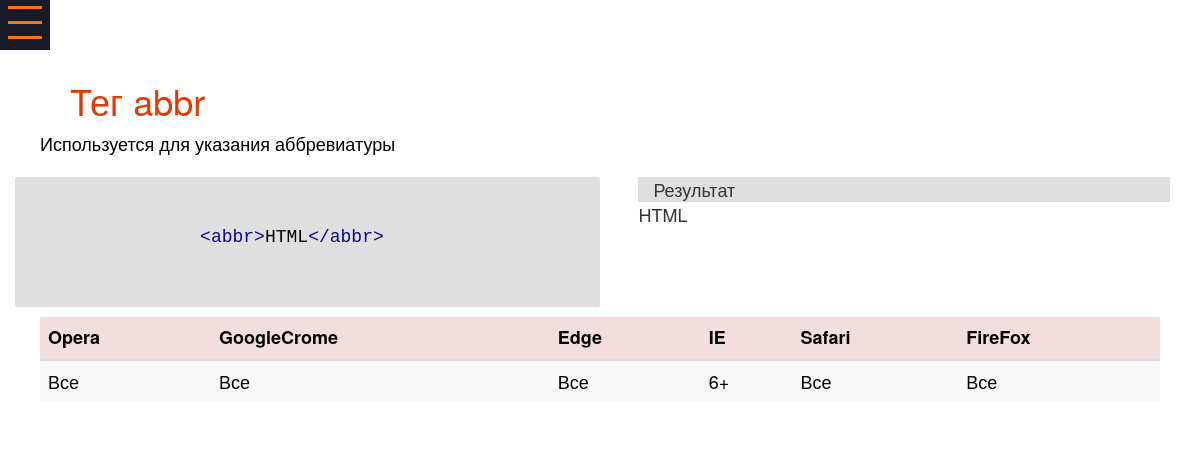
The app's page /post/4/ with its own data.
### Languages/models.py (models this page shows, shortened)
class Post(models.Model):
    name=models.CharField(max_length=55)
    description=models.TextField()
    code=models.TextField()
    result=models.TextField()
    prortamLanguage=models.ForeignKey(Language, on_delete=models.PROTECT)
    created=models.DateTimeField(auto_now_add=True, auto_now=False)
    updated=models.DateTimeField(auto_now_add=False, auto_now=True)
    class Meta:
        verbose_name='Post'
        verbose_name_plural='Posts'

class BrouserSupport(models.Model):
    brouser=models.ForeignKey(Brouser, on_delete=models.PROTECT)
    post=models.ForeignKey(Post, on_delete=models.PROTECT)
    support=models.CharField(max_length=20)
    created=models.DateTimeField(auto_now_add=True, auto_now=False)
    updated=models.DateTimeField(auto_now_add=False, auto_now=True)
    class Meta:
        verbose_name='BrouserSupport'
        verbose_name_plural='BrouserSupports'

class Brouser(models.Model):
    name=models.CharField(max_length=20)
    created=models.DateTimeField(auto_now_add=True, auto_now=False)
    updated=models.DateTimeField(auto_now_add=False, auto_now=True)
    class Meta:
        verbose_name='Brouser'
        verbose_name_plural='Brousers'

### Pages/views.py (the view)
# urls.py: path('post/<int:id>/', views.post, name='post'),
def post(request, id):
    post=Post.objects.get(id=id)
    brousers=BrouserSupport.objects.filter(post_id=id)
    return render(request, 'Pages/post.html', locals())

### Languages/context_processors.py (called while the page is built)
def getLanguages(request):
    languages=Language.objects.all()
    return locals()

### templates/Pages/post.html (shortened to what this page needs)
{% extends "Pages/layouts.html" %}
{% block content %}
<div class="content" id="content">
    {% load staticfiles %}
    <br><br>
    <div class="container">
    <div class="description">
        <h1>
            {% if post.prortamLanguage.name == "HTML 5" %}
                Тег
            {% endif %}
            {{post.name}}</h1>
            {{post.description|safe}}
    </div>
        <div class="row">
                {% if post.code != "none" %}
                <div class="myCode col-md-6">
                    <p class="comand">
                        <code>{{post.code|safe}}</code>
                    </p>
                </div>
                {% endif %}
                {% if post.result != "none" %}
                <div class="result col-md-6">
                    <div class="comand">Результат</div>
                    {{post.result|safe}}
                </div>
                {% endif %}
        </div>
        <div class="description">
            <div class="table-responsive">
                <table class="table table-striped table-hover">
                    <thead>
                        {% for brouser in brousers %}
                        <th class="danger">{{brouser.brouser.name}}</th>
                        {% endfor %}
                    </thead>
                    <tbody>
                            <tr>
                                {% for brouser in brousers %}
                                <td>{{brouser.support}}</td>
                                {% endfor %}
                            </tr>
                    </tbody>
                </table>
            </div>
        </div>
    </div>
</div>
{% endblock %}

### records on screen
Post: name "abbr", description "Используется для указания аббревиатуры", code "<abbr> HTML </abbr>", result "HTML"
BrouserSupport: brouser.name "Opera", support "Все"
BrouserSupport: brouser.name "GoogleCrome", support "Все"
BrouserSupport: brouser.name "Edge", support "Все"
BrouserSupport: brouser.name "IE", support "6+"
BrouserSupport: brouser.name "Safari", support "Все"
BrouserSupport: brouser.name "FireFox", support "Все"
